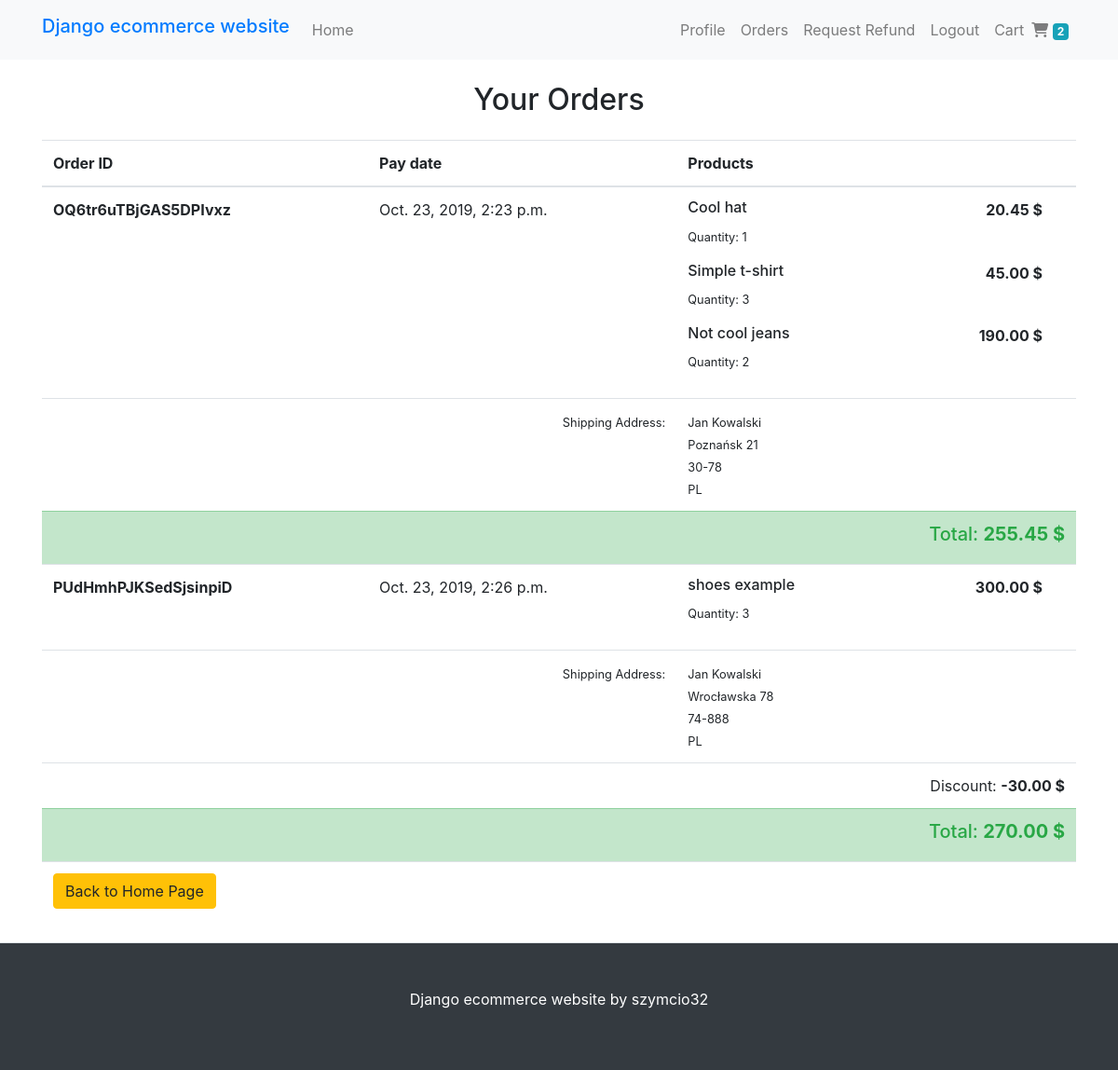
The page /accounts/orders/ (signed in) on the database its author committed.
### carts/models.py (models this page shows, shortened)
class Order(models.Model):
    order_id = models.CharField(max_length=20)
    user = models.ForeignKey(settings.AUTH_USER_MODEL, on_delete=models.CASCADE)
    items = models.ManyToManyField(OrderItem)
    ordered = models.BooleanField(default=False)
    created_date = models.DateTimeField(auto_now_add=True)
    shipping_address = models.ForeignKey(ShippingAddress, on_delete=models.SET_NULL, null=True, blank=True)
    payment = models.ForeignKey(Payment, on_delete=models.SET_NULL, null=True, blank=True)
    promo_code_applied = models.BooleanField(default=False)
    promo_code_discount = models.FloatField(default=0)
    refund_requested = models.BooleanField(default=False)
    refund_granted = models.BooleanField(default=False)
    def get_total_amount(self):
        total = sum(item.get_total() for item in self.items.all())
        return total - self.promo_code_discount
    def get_total_quantity(self):
        return sum(item.quantity for item in self.items.all())

class OrderItem(models.Model):
    user = models.ForeignKey(settings.AUTH_USER_MODEL, on_delete=models.CASCADE)
    item = models.ForeignKey(Product, on_delete=models.CASCADE)
    quantity = models.IntegerField(default=1)
    created_date = models.DateTimeField(auto_now_add=True)
    def get_total(self):
        return round(self.item.price * self.quantity, 2)

### checkout/models.py (models this page shows, shortened)
class Payment(models.Model):
    user = models.ForeignKey(settings.AUTH_USER_MODEL, on_delete=models.SET_NULL, blank=True, null=True)
    stripe_id = models.CharField(max_length=60)
    amount = models.FloatField()
    issued_data = models.DateTimeField(auto_now_add=True)

class ShippingAddress(models.Model):
    user = models.ForeignKey(settings.AUTH_USER_MODEL, on_delete=models.CASCADE)
    first_name = models.CharField(max_length=100)
    last_name = models.CharField(max_length=100)
    street = models.CharField(max_length=100)
    street_number = models.CharField(max_length=10)
    zip_code = models.CharField(max_length=30)
    city = models.CharField(max_length=50)
    country = CountryField()
    phone = models.CharField(max_length=30)
    current_address = models.BooleanField(default=False)

### products/models.py (models this page shows, shortened)
class Product(models.Model):
    IMG_DIMENSION = 540
    name = models.CharField(max_length=50)
    description = models.TextField()
    price = models.FloatField()
    category = models.ForeignKey(Category, on_delete=models.CASCADE)
    thumbnail = models.ImageField(upload_to='products/')
    class Meta:
        ordering = ['pk']

### carts/views.py (the view)
# urls.py: path('accounts/orders/', OrdersListView.as_view(), name='show-orders'),
class OrdersListView(LoginRequiredMixin, ListView):
    context_object_name = 'orders'
    def get_queryset(self):
        return self.request.user.order_set.filter(ordered=True)

### carts/templatetags/cart_icon.py (called while the page is built)
@register.filter
def total_cart_items(user):
    if user.is_authenticated:
        order = Order.objects.filter(user=user, ordered=False).first()
        return order.get_total_quantity() if order else 0
    return 0

### carts/templates/carts/order_list.html (shortened to what this page needs)
{% extends "products/base.html" %}
{% block content %}
    <div class="container my-4">
        <h2 class="text-center my-4">Your Orders</h2>
        <table class="table">
            {% if orders %}
                <thead>
                    <tr>
                        <th scope="col">Order ID</th>
                        <th scope="col">Pay date</th>
                        <th scope="col">Products</th>
                    </tr>
                </thead>
            {% endif %}
            <tbody>
                {% for order in orders %}
                    <tr>
                        <th scope="row">{{ order.order_id }}</th>
                        <td>
                            {{ order.payment.issued_data }}
                        </td>
                        <td>
                            {% for item in order.items.all %}
                                <div class="row align-middle">
                                    <div class="col-6 mb-3">
                                        <h6>{{ item.item.name }}</h6>
                                        <small>Quantity: {{ item.quantity }}</small>
                                    </div>
                                    <div class="col-6 text-right">
                                        <span class="font-weight-bold mr-4">{{ item.get_total|floatformat:2 }} $</span>
                                    </div>
                                </div>
                            {% endfor %}
                        </td>
                    </tr>
                    <tr>
                        <td colspan="2" class="text-right"><small>Shipping Address:</small></td>
                        <td>
                            <small >
                                {{ order.shipping_address.first_name }} {{ order.shipping_address.last_name }} <br>
                                {{ order.shipping_address.street }} {{ order.shipping_address.street_number }} <br>
                                {{ order.shipping_address.zip_code }} <br>
                                {{ order.shipping_address.country }}
                            </small >
                        </td>
                    </tr>
                    {% if order.promo_code_applied %}
                        <tr class="">
                            <td colspan="3" class="text-right">Discount: <span class="font-weight-bold">-{{ order.promo_code_discount|floatformat:2 }} $</span></td>
                        </tr>
                    {% endif %}
                    <tr class="table-success">
                        <td colspan="3" class="text-right text-success"><h5>Total: <span class="font-weight-bold">{{ order.get_total_amount|floatformat:2 }} $</span></h5></td>
                    </tr>
                    {% empty %}
                        <div class="alert alert-info" role="alert">
                            You do not have any orders
                        </div>
                {% endfor %}
                <tr>
                    <td colspan="3"><a class="btn btn-warning" href="{% url 'products:home-page' %}">Back to Home Page</a> </td>
                </tr>
            </tbody>
        </table>
    </div>
{% endblock %}

### products/templates/products/navbar.html (shortened to what this page needs)
{% load cart_icon %}
<nav class="navbar sticky-top navbar-expand-md navbar-light bg-light">
    <div class="container">
        <a class="navbar-brand h1 text-primary" href="{% url 'products:home-page' %}">Django ecommerce website</a>
        <div class="collapse navbar-collapse" id="navbarToggler">
            <ul class="navbar-nav mr-auto">
                <li class="nav-item">
                    <a class="nav-link" href="{% url 'products:home-page' %}">Home</a>
                </li>
            </ul>
            <ul class="navbar-nav">
                {% if user.is_authenticated %}
                    <li class="nav-item">
                        <a class="nav-link" href="{% url 'profile' %}">Profile</a>
                    </li>
                    <li class="nav-item">
                        <a class="nav-link" href="{% url 'show-orders' %}">Orders</a>
                    </li>
                    <li class="nav-item">
                        <a class="nav-link" href="{% url 'refund' %}">Request Refund</a>
                    </li>
                    <li class="nav-item">
                        <a class="nav-link" href="{% url 'account_logout' %}">Logout</a>
                    </li>
                {% endif %}
                <li class="nav-item">
                    <a class="nav-link" href="{% url 'carts:show-cart' %}">Cart<i class="fas fa-shopping-cart ml-2"></i>
                        <span id="cart-total-items" class="badge badge-info">{{ user| total_cart_items }}</span>
                    </a>
                </li>
            </ul>
        </div>
    </div>
</nav>

### rows shown on the page
Order: order_id "OQ6tr6uTBjGAS5DPIvxz", payment.issued_data "Oct. 23, 2019, 2:23 p.m.", shipping_address.first_name "Jan", shipping_address.last_name "Kowalski", shipping_address.street "Poznańsk", shipping_address.street_number "21", shipping_address.zip_code "30-78", shipping_address.country "PL", get_total_amount "255.45"
OrderItem: item.name "Cool hat", quantity "1", get_total "20.45"
OrderItem: item.name "Simple t-shirt", quantity "3", get_total "45.00"
OrderItem: item.name "Not cool jeans", quantity "2", get_total "190.00"
Order: order_id "PUdHmhPJKSedSjsinpiD", payment.issued_data "Oct. 23, 2019, 2:26 p.m.", shipping_address.first_name "Jan", shipping_address.last_name "Kowalski", shipping_address.street "Wrocławska", shipping_address.street_number "78", shipping_address.zip_code "74-888", shipping_address.country "PL", promo_code_discount "30.00", get_total_amount "270.00"
OrderItem: item.name "shoes example", quantity "3", get_total "300.00"

### other values the page prints
{{ user| total_cart_items }} "2"
